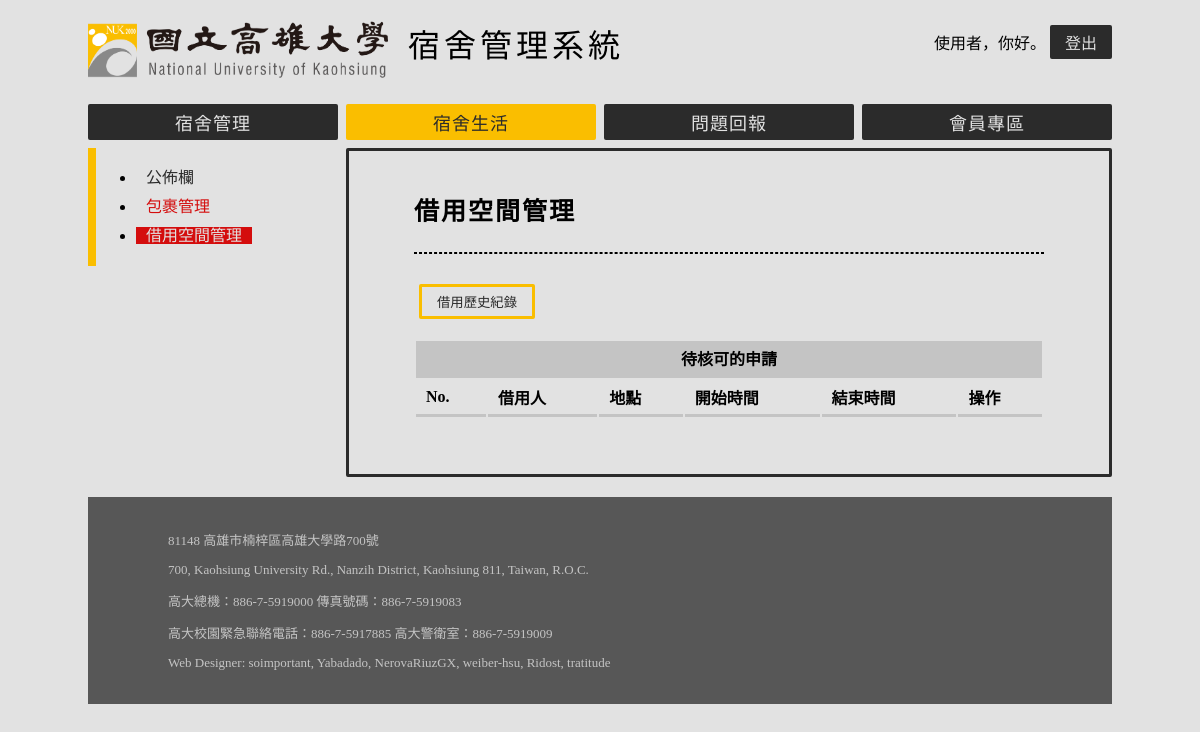
The app's page /DLS/borrow/manage/ (signed in), older data.
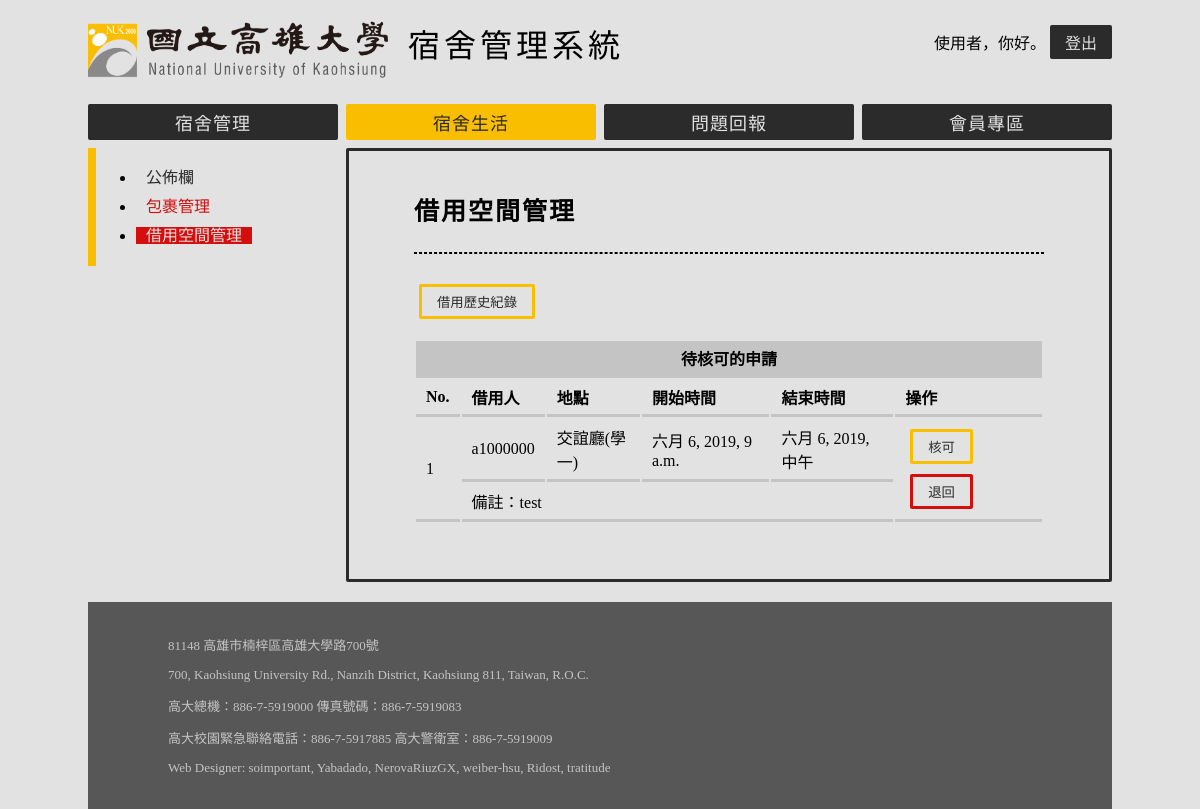
The same page, newer data.
### AS/models.py (models this page shows, shortened)
class BorrowRecord(models.Model):
    STATES = (
        (0, '等待核可中'),
        (1, '核可完成'),
        (2, '退件')
    )
    tag = models.ForeignKey('Equipment', on_delete = models.CASCADE)
    account = models.ForeignKey('Account', on_delete = models.CASCADE)
    start_time = models.DateTimeField()
    end_time = models.DateTimeField()
    memo = models.CharField(max_length = 512)
    confirm = models.IntegerField(choices = STATES)

class Account(models.Model):
    PERMISSIONS = (
        (0, '系統管理員'),
        (1, '宿舍管理員'),
        (2, '住宿生'),
        (3, '學生')
    )
    user = models.OneToOneField(User, on_delete=models.CASCADE)
    permission = models.IntegerField(choices=PERMISSIONS, default=3)
    phone = models.CharField(max_length=10, default='')

class Equipment(models.Model):
    STATES = (
        ('Free', '可借用'),
        ('InUse', '出借中'),
        ('NotAvailable', '不可使用')
    )
    tag = models.CharField(max_length = 16, primary_key = True)
    name = models.CharField(max_length = 20)
    current_state = models.CharField(max_length = 16, choices = STATES)

### DLS/views.py (the view)
# urls.py: path('borrow/manage/', ManageRecord),
@login_required(login_url='/AS/login/')
def ManageRecord(request):
    is_manager = IsManager(request)
    record = BorrowRecord.objects.filter(confirm = 0)
    return render(request, 'borrow/manage.html', locals())

### DLS/views.py (called while the page is built)
@login_required(login_url='/AS/login/')
def IsManager(request):
    user = Account.objects.get(user = auth.get_user(request))
    return user.permission <= 1

### DLS/templates/borrow/manage.html (shortened to what this page needs)
{% extends "AS/base.html" %}
{% block script %}
{% include '../jquery.html' %}
{% endblock %}
{% block navbar %}
    {% include "navbar.html" %}
{% endblock %}
{% block sidebar %}
<ul>
    <li><a href="/DLS/billboard/" class="sidebar-item">公佈欄</a></li>
    {% if is_manager %}
        <li><a href="/DLS/package/" class="sidebar-item-limited">包裹管理</a></li>
        <li><a href="/DLS/borrow/manage/" class="sidebar-item-limited-selected">借用空間管理</a></li>
    {% else %}
        <li><a href="/DLS/package/" class="sidebar-item">查看包裹</a></li>
        <li><a href="/DLS/borrow/apply/" class="sidebar-item">申請借用空間</a></li>
        <li><a href="/DLS/borrow/status/" class = "sidebar-item">空間申請狀態</a></li>
    {% endif %}
</ul>
{% endblock %}
{% block article %}
<h1>借用空間管理</h1>
<hr class="heading">
    <button class = 'button-accept' onclick="document.location.href = './showall'">
        借用歷史紀錄
    </button>
    <div>
    <table class="vertical">
        <thead>
            <tr>
                <th colspan="6" style="text-align: center; background-color: #c4c4c4">待核可的申請</td>
            </tr>
            <tr>
                <th>No.</th>
                <th>借用人</th>
                <th>地點</th>
                <th>開始時間</th>
                <th>結束時間</th>
                <th>操作</th>
            </tr>
        </thead>
        {% for r in record %}
            <tbody class="table-block">
                <tr>
                    <td rowspan="2">{{ r.id }}</td>
                    <td>{{ r.account.user.username }}</td>
                    <td>{{ r.tag.name }}</td>
                    <td>{{ r.start_time }}</td>
                    <td>{{ r.end_time }}</td>
                    <td rowspan="2">
                        <button class='button-accept' onclick = "Confirm('{{ r.id }}')">核可</button>
                        <button class='button-warning' onclick = "withdraw('{{ r.id }}')">退回</button>
                    </td>
                </tr>
                <tr>
                    <td colspan="4">備註：{{ r.memo }}</td>
                </tr>
            </tbody>
        {% endfor %}
    </table>
</div>
{% endblock %}

Row changes from the older to the newer data that the page shows:
added BorrowRecord: id "1", account.user.username "a1000000", tag.name "交誼廳(學一)", start_time "六月 6, 2019, 9 a.m.", end_time "六月 6, 2019, 中午", memo "test"
